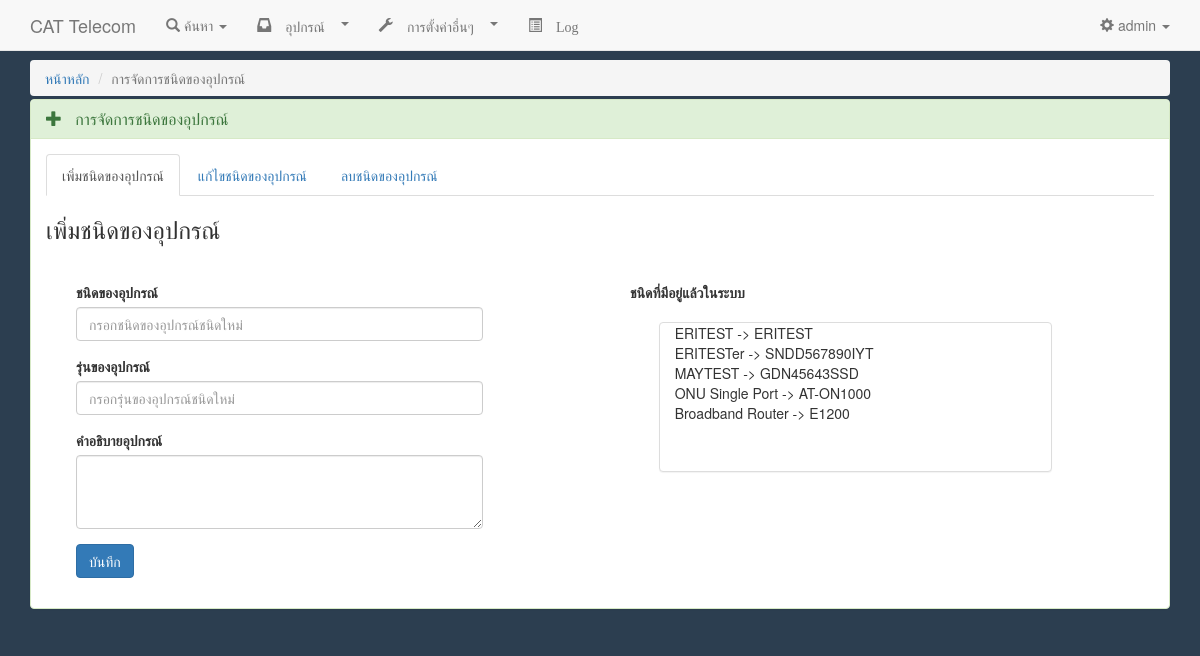
Before: /device.type.management.php (signed in) with the older database file.
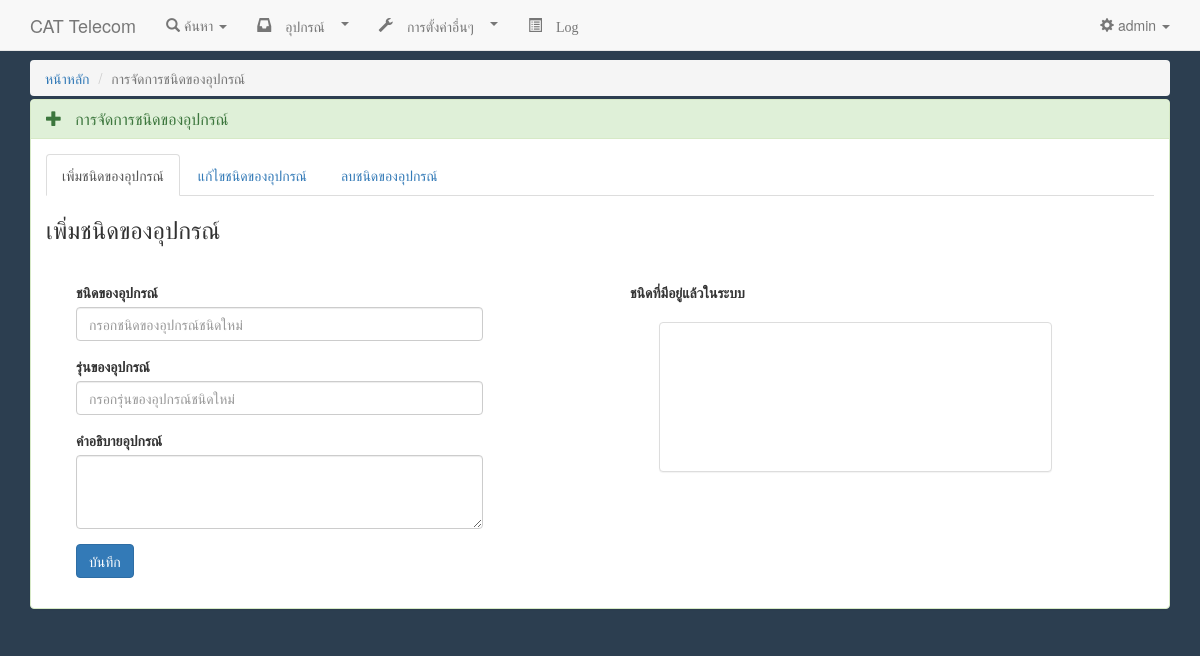
After: the same page with the newer database file.
### tables this page shows
CREATE TABLE `device_type` (
  `device_type_id` int(6) NOT NULL,
  `device_type_type` varchar(100) NOT NULL,
  `device_type_model` varchar(100) NOT NULL,
  `device_type_description` varchar(200) NOT NULL,
  `device_type_register_datetime` datetime NOT NULL
);

### device.type.management.php (the view, shortened to what this page needs)
<?php
require('inc/inc.header.php');
if(isset($_COOKIE['user']) && isset($_COOKIE['pass'])){
require('inc/inc.navbar.php');
?>
<div class="container">
<ol class="breadcrumb" style="margin-bottom: 3px;">
		<li><a href="main_dashboard.php">หน้าหลัก</a></li>
		<li class="active">การจัดการชนิดของอุปกรณ์</li>
</ol>
	<div class="row">
		<div class="col-sm-12">
					<div class="panel panel-success">
						<div class="panel-heading">
							<h5 class="panel-title"><span class=" glyphicon glyphicon-plus"></span>&nbsp;&nbsp;
							การจัดการชนิดของอุปกรณ์</h5>
						</div>
					<div class="panel-body" >
						<ul class="nav nav-tabs">
							<li class="active"><a data-toggle="tab" href="#device_add_type">เพิ่มชนิดของอุปกรณ์</a></li>
							<li><a data-toggle="tab" href="#device_edit_type">แก้ไขชนิดของอุปกรณ์</a></li>
							<li><a data-toggle="tab" href="#device_delete_type">ลบชนิดของอุปกรณ์</a></li>
						</ul>
						<div class="tab-content">
							<div id="device_add_type" class="tab-pane fade in active">
								<h3>เพิ่มชนิดของอุปกรณ์</h3>
								<br>
								<p>
								<div class="col-sm-6">
									<form role="form" method="POST" name="regis_type" action="process/process_device_type.php"  onsubmit="return check_form_add_type()">
										<div class="form-group col-sm-10">
											<label for="device_add_type">ชนิดของอุปกรณ์ </label>
											<input class="form-control" type="text" name="device_add_type"  id="device_add_type" placeholder="กรอกชนิดของอุปกรณ์ชนิดใหม่">
										</div>
										<div id="check_device_add_type" class="col-sm-2" style="margin-top:30px;">
										</div>
										<div class="form-group col-sm-10">
											<label for="device_add_type_model">รุ่นของอุปกรณ์ </label>
											<input class="form-control" type="text" name="device_add_type_model"  id="device_add_type_model" placeholder="กรอกรุ่นของอุปกรณ์ชนิดใหม่">
										</div>
										<div id="check_device_add_type_model" class="col-sm-2" style="margin-top:30px;">
										</div>
										<div class="form-group col-sm-10">
											<label for="device_add_type_detail">คำอธิบายอุปกรณ์ </label>
											<textarea class="form-control" name="device_add_type_detail" rows="3" id="device_add_type_detail"></textarea>
										</div>
										<div id="check_device_add_type_detail" class="col-sm-2" style="margin-top:30px;">
										</div>
										<div class="form-group col-sm-12">
											<button type="submit" class="btn btn-primary" >บันทึก</button>
										</div>
									</form>
								</div>
								<div class="col-sm-6">
									<div class="form-group col-sm-12">
											<label for="add_device_type">ชนิดที่มีอยู่แล้วในระบบ </label>
									</div>
										<div class="panel panel-default col-sm-offset-1 col-sm-9" style="height: 150px; overflow-y: scroll;" disabled>
											<p align="left">
											<?php
												include('process/dbconfig.inc.php');
												$sql_get_type = "SELECT * FROM device_type ORDER BY `device_type_register_datetime` DESC";
												$dataset_get_type = $conn->query($sql_get_type);
												while($rs_get_type = $dataset_get_type->fetch_assoc()) {
													$text_get_type = $rs_get_type['device_type_type'];
													$text_get_model = $rs_get_type['device_type_model'];
													echo $text_get_type . ' -> '. $text_get_model . '<br>';
												}
											?>
											</p>
										</div>
								</div>
								</p>
							</div>
						</div>
					</div>
					</div>
		</div>
			</div>
</div>
<?php
}else{
		echo '<script type="text/javascript">alert("ไม่มีสิทธิ์ใช้งานเนื้อหาหน้านี้."); window.location = "index.php";</script>';
	}
require('inc/inc.scripts.php');
?>

### inc/inc.header.php (shortened to what this page needs)
<!DOCTYPE html>
<html lang="en">
  <head>
    <link href="assets/css/bootstrap.min.css" rel="stylesheet">
	<link href="assets/css/bootstrap-grid.css" rel="stylesheet" type="text/css" />
    <link href="assets/css/ie10-viewport-bug-workaround.css" rel="stylesheet">
	<link href="inc/inc.button_to_link.css" rel="stylesheet">
  </head>
  <body style="background-color:#2C3E50;">

### inc/inc.navbar.php (shortened to what this page needs)
<nav class="navbar navbar-default navbar-fixed-top">
      <div class="container">
        <div class="navbar-header">
          <a class="navbar-brand" href="main_dashboard.php">CAT Telecom</a>
        </div>
        <div id="navbar" class="collapse navbar-collapse">
          <ul class="nav navbar-nav">
			<li class="dropdown">
              <a href="#" class="dropdown-toggle" data-toggle="dropdown" role="button" aria-haspopup="true" aria-expanded="false"><span class="glyphicon glyphicon-search" aria-hidden="true"></span> ค้นหา <span class="caret"></span></a>
            </li>
			<li class="dropdown">
              <a href="#" class="dropdown-toggle" data-toggle="dropdown" role="button" aria-haspopup="true" aria-expanded="false"><span class="glyphicon glyphicon-inbox" aria-hidden="true"> อุปกรณ์ <span class="caret"></span></a>
            </li>
			<li class="dropdown">
              <a href="#" class="dropdown-toggle" data-toggle="dropdown" role="button" aria-haspopup="true" aria-expanded="false"><span class="glyphicon glyphicon-wrench" aria-hidden="true"> การตั้งค่าอื่นๆ <span class="caret"></span></a>
            </li>
			<li><a href="show.loglist.php"><span class="glyphicon glyphicon-list-alt" aria-hidden="true"> Log</a></li>
          </ul>
		  <ul class="nav navbar-nav navbar-right">
            <li class="dropdown">
              <a href="#" class="dropdown-toggle" data-toggle="dropdown" role="button" aria-haspopup="true" aria-expanded="false"> <span class="glyphicon glyphicon-cog" aria-hidden="true"></span> <?=$_COOKIE['user']?> <span class="caret"></span></a>
            </li>
          </ul>
        </div>
      </div>
    </nav>
	<br><br><br>

### inc/inc.scripts.php (shortened to what this page needs)
  </body>
</html>

Changed rows visible on the page:
removed device_type: device_type_type "ERITEST", device_type_model "ERITEST"
removed device_type: device_type_type "ERITESTer", device_type_model "SNDD567890IYT"
removed device_type: device_type_type "MAYTEST", device_type_model "GDN45643SSD"
removed device_type: device_type_type "ONU Single Port", device_type_model "AT-ON1000"
removed device_type: device_type_type "Broadband Router", device_type_model "E1200"
